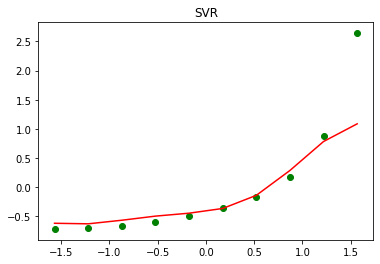

The Python source for this figure:
# -*- coding: utf-8 -*-
"""
Created on Thu Nov 21 14:19:18 2019
@author: FartherSkies
"""

# SVR

# Importing the libraries
import numpy as np
import matplotlib.pyplot as plt
import pandas as pd

# Importing the dataset
dataset = pd.read_csv('Position_Salaries.csv')
X = dataset.iloc[:, 1:2].values
y = dataset.iloc[:, 2].values

# Splitting the dataset into the Training set and Test set
"""from sklearn.model_selection import train_test_split
X_train, X_test, y_train, y_test = train_test_split(X, y, test_size = 0.2, random_state = 0)"""

# Feature Scaling
from sklearn.preprocessing import StandardScaler
sc_X = StandardScaler()
sc_y = StandardScaler()
X = sc_X.fit_transform(X)
y = sc_y.fit_transform(y.reshape(-1,1))

# Fitting SVR to the dataset
from sklearn.svm import SVR
regressor = SVR(kernel = 'rbf')
regressor.fit(X, y)

y_pred = regressor.predict (sc_X.transform([[6.5]]))
plt.scatter (X, y, color='green')
plt.plot (X, regressor.predict(X), color='red')
plt.title ('SVR')
plt.show()

y_pred_inverse = sc_y.inverse_transform (y_pred)
